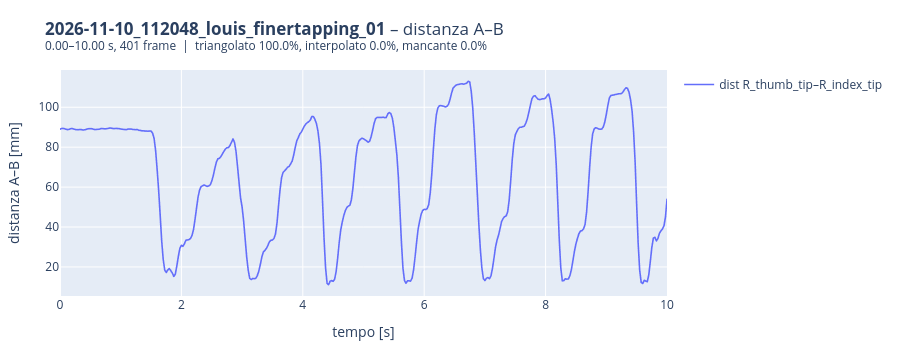

Notebook cell for this chart:
### Markdown cell above
## Uso da codice (senza widget)

Le stesse funzioni si possono chiamare direttamente. È comodo per figure ripetibili, per un report o per
confrontare più registrazioni.

```python
tr = load_trial('louis_finertapping')               # basta una parte del nome
timeseries_figure(tr, ['R_index_tip'], 'velocità (modulo)', t_range=(2, 8), smooth=3).show()
df, cols, _ = compute_series(tr, [], 'distanza A–B', A='R_thumb_tip', B='R_index_tip')   # DataFrame
```

| funzione | cosa fa |
|---|---|
| `find_trials()` | elenco delle registrazioni con 3D disponibile |
| `load_trial(nome)` | dati: `d3` (frame, 75, 3) mm, `raw`, `status`, `ncams`, `fps`, `t` |
| `compute_series(tr, landmarks, grandezza, ...)` | DataFrame con serie e stato di ogni punto |
| `timeseries_figure(...)`, `trajectory_figure(...)`, `quality_heatmap(...)` | figure plotly |
| `stats_table(tr, landmarks, t_range)` | tabella di qualità e movimento |

### Code cell
# esempio: distanza pollice–indice destro nei primi 10 s di una registrazione, con qualità
tr = load_trial(rec0)
timeseries_figure(tr, [], 'distanza A–B', A='R_thumb_tip', B='R_index_tip', t_range=(0, 10), height=350).show()
stats_table(tr, ['R_wrist', 'R_thumb_tip', 'R_index_tip', 'L_wrist', 'L_thumb_tip', 'L_index_tip'])

### Figure 1 — Plotly figure (JSON) as saved in the notebook; plotly's stock layout.template omitted (floating-point values rounded to 4 significant figures; data arrays with more than 128 entries replaced by an {"elided": "..."} marker saying what was removed)
{"data": [{"customdata": {"elided": "401x2 mixed values"}, "hovertemplate": "<b>dist R_thumb_tip–R_index_tip</b><br>t = %{x:.3f} s (frame %{customdata[0]})<br>%{y:.2f} mm<br>%{customdata[1]}<extra></extra>", "legendgroup": "dist R_thumb_tip–R_index_tip", "line": {"color": "#636EFA", "width": 1.6}, "mode": "lines", "name": "dist R_thumb_tip–R_index_tip", "showlegend": true, "type": "scattergl", "x": {"elided": "401 float values"}, "xaxis": "x", "y": {"elided": "401 float values"}, "yaxis": "y"}], "layout": {"height": 350, "hovermode": "closest", "margin": {"b": 40, "l": 60, "r": 20, "t": 70}, "title": {"text": "<b>2026-11-10_112048_louis_finertapping_01</b> – distanza A–B<br><sup>0.00–10.00 s, 401 frame  |  triangolato 100.0%, interpolato 0.0%, mancante 0.0%</sup>"}, "xaxis": {"anchor": "y", "domain": [0, 1], "title": {"text": "tempo [s]"}}, "yaxis": {"anchor": "x", "domain": [0, 1], "title": {"text": "distanza A–B [mm]"}}}}
